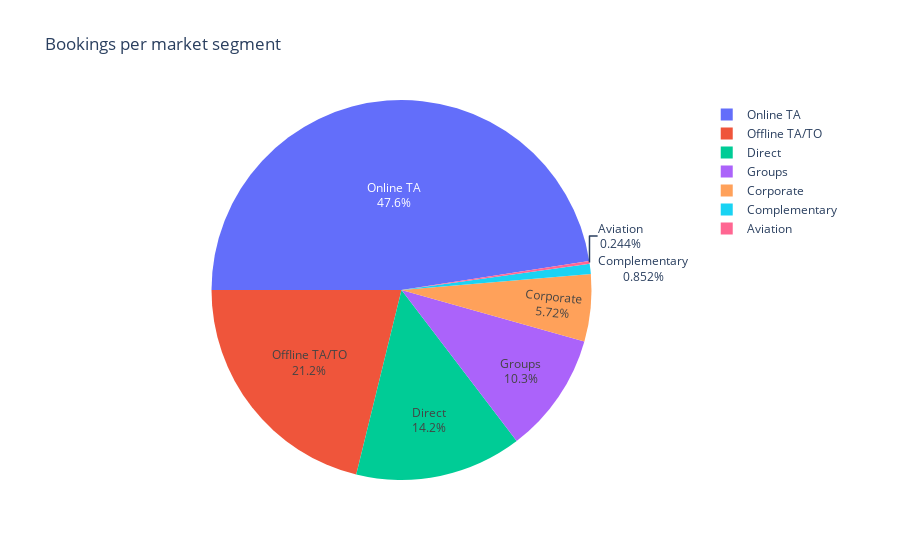

Source (notebook cell):
### Code cell
fig=px.pie(clean_data,
             values=clean_data['market_segment'].value_counts().values,
             names=clean_data['market_segment'].value_counts().index,
             title="Bookings per market segment")
fig.update_traces(rotation=-90, textinfo="percent+label")
fig.show()

### Figure 1 — Plotly figure (JSON) as saved in the notebook; plotly's stock layout.template omitted (floating-point values rounded to 4 significant figures)
{"data": [{"domain": {"x": [0, 1], "y": [0, 1]}, "hovertemplate": "label=%{label}<br>value=%{value}<extra></extra>", "labels": ["Online TA", "Offline TA/TO", "Direct", "Groups", "Corporate", "Complementary", "Aviation"], "legendgroup": "", "name": "", "rotation": -90, "showlegend": true, "textinfo": "percent+label", "type": "pie", "values": [35673, 15880, 10648, 7697, 4291, 639, 183]}], "layout": {"legend": {"tracegroupgap": 0}, "title": {"text": "Bookings per market segment"}}}
